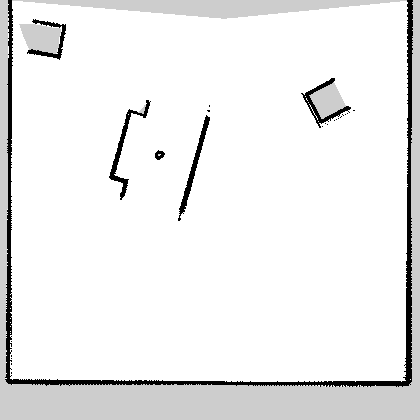
#> input picture scan_map/maps/raw_map.pgm, 420 x 420 px
$ python map_processor.py
#> lines starting #> are read from the running program, lines starting #| are printed output that depends on the picture; after the words box and inside, x2 and y2 are one past the last pixel; in counts of white or black regions, pixels touching at a corner belong together
import cv2
import numpy as np
import csv
import yaml
import os

_HERE   = os.path.dirname(os.path.abspath(__file__))
MAP_DIR = os.path.join(_HERE, "..", "maps")
TPL_DIR = os.path.join(_HERE, "..", "templates")
RAW_MAP = os.path.join(MAP_DIR, "raw_map.pgm")

TPL_RES   = 0.001
FINAL_RES = 0.01
PLANNER_RES = 0.05
FIELD_SIZE = 4.0

SCAN_BRIDGE = False

def load_scaled_template(filename, target_res):
    img = cv2.imread(os.path.join(TPL_DIR, filename), cv2.IMREAD_GRAYSCALE)
    if img is None:
        raise FileNotFoundError(f"Missing template: {filename}")
    img = np.where(img < 200, 255, 0).astype(np.uint8)  # black geometry → white mask
    if int(np.max(img)) == 0:
        return None
    ys, xs = np.where(img > 0)
    img = img[ys.min():ys.max()+1, xs.min():xs.max()+1]
    scale = TPL_RES / target_res
    w = max(1, int(round(img.shape[1] * scale)))
    h = max(1, int(round(img.shape[0] * scale)))
    return cv2.resize(img, (w, h), interpolation=cv2.INTER_NEAREST)


# [10 lines left out: function rotate_template_bound, not called in this run]


def ransac_detect_walls(binary_map, iterations=2500, threshold=2.0):
    """
    Uses RANSAC to greedily extract the 4 dominant wall lines.
    Computes intersections for the center and averages the 90-degree modulo angles for yaw.
    """
    ys, xs = np.where(binary_map > 0)
    if len(ys) == 0:
        return binary_map.shape[1]//2, binary_map.shape[0]//2, 0.0, 0.0

    pts = np.column_stack((xs, ys)).astype(np.float32)
    lines = []
    remaining_pts = pts.copy()

    for _ in range(4):
        if len(remaining_pts) < 10:
            break

        idx1 = np.random.randint(0, len(remaining_pts), iterations)
        idx2 = np.random.randint(0, len(remaining_pts), iterations)
        valid = idx1 != idx2
        p1 = remaining_pts[idx1[valid]]
        p2 = remaining_pts[idx2[valid]]

        dx = p2[:, 0] - p1[:, 0]
        dy = p2[:, 1] - p1[:, 1]
        norms = np.hypot(dx, dy)
        valid_norms = norms > 0

        p1, p2 = p1[valid_norms], p2[valid_norms]
        dx, dy, norms = dx[valid_norms], dy[valid_norms], norms[valid_norms]

        nx = -dy / norms
        ny = dx / norms
        c = -(nx * p1[:, 0] + ny * p1[:, 1])

        pts_x = remaining_pts[:, 0][:, np.newaxis]
        pts_y = remaining_pts[:, 1][:, np.newaxis]
        dists = np.abs(pts_x * nx + pts_y * ny + c)

        inliers = dists < threshold
        inlier_counts = np.sum(inliers, axis=0)

        best_idx = np.argmax(inlier_counts)
        best_mask = inliers[:, best_idx]

        # Refit with SVD for precision on the inliers
        inlier_pts = remaining_pts[best_mask]
        if len(inlier_pts) > 2:
            mean = np.mean(inlier_pts, axis=0)
            centered = inlier_pts - mean
            _, _, v = np.linalg.svd(centered)
            best_nx, best_ny = -v[0, 1], v[0, 0]
            best_c = -(best_nx * mean[0] + best_ny * mean[1])
        else:
            best_nx, best_ny, best_c = nx[best_idx], ny[best_idx], c[best_idx]

        lines.append((best_nx, best_ny, best_c))
        remaining_pts = remaining_pts[~best_mask]  # Remove inliers for the next wall

    if len(lines) < 2:
         return int(np.mean(pts[:, 0])), int(np.mean(pts[:, 1])), 0.0, 0.0

    # Compute the global orientation (average angle modulo 90 degrees)
    angles = [np.arctan2(ny, nx) for nx, ny, c in lines]
    angles_deg = np.degrees(angles) % 90
    angles_rad_90 = np.radians(angles_deg * 4)
    mean_angle_90 = np.arctan2(np.mean(np.sin(angles_rad_90)), np.mean(np.cos(angles_rad_90)))
    w_yaw = np.degrees(mean_angle_90 / 4)
    w_yaw = ((w_yaw + 45) % 90) - 45

    # Compute intersections of non-parallel lines to find the center
    corners = []
    for i in range(len(lines)):
        for j in range(i + 1, len(lines)):
            nx1, ny1, c1 = lines[i]
            nx2, ny2, c2 = lines[j]
            det = nx1 * ny2 - ny1 * nx2
            if abs(det) > 0.5:  # Intersect if lines are roughly orthogonal
                x = (ny1 * c2 - ny2 * c1) / det
                y = (nx2 * c1 - nx1 * c2) / det
                corners.append((x, y))

    corners = np.array(corners)
    if len(corners) > 0:
        w_cx, w_cy = np.median(corners[:, 0]), np.median(corners[:, 1])
    else:
        w_cx, w_cy = np.mean(pts[:, 0]), np.mean(pts[:, 1])

    return int(w_cx), int(w_cy), w_yaw, 1.0


# [79 lines left out: functions fit_template_overlap, detect_square_pyramid, erase_rotated_footprint, draw_on_map, not called in this run]


def main():
    os.makedirs(MAP_DIR, exist_ok=True)
    raw_map = cv2.imread(RAW_MAP, cv2.IMREAD_GRAYSCALE)
#> raw_map is the input picture: shape (420, 420); min 0, max 255, mean 237.3
    if raw_map is None:
        raise FileNotFoundError(f"raw_map.pgm not found at {RAW_MAP}")

    # --- NEW: Crop away all unvisited gray space (value 205) ---
    mapped_pixels = np.where(raw_map != 205)
#> mapped_pixels = 150243 positions, rows 0 to 386, columns 5 to 412
    if len(mapped_pixels[0]) > 0:
        y1, y2 = np.min(mapped_pixels[0]), np.max(mapped_pixels[0])
#> y1 = 0; y2 = 386
        x1, x2 = np.min(mapped_pixels[1]), np.max(mapped_pixels[1])
#> x1 = 5; x2 = 412

        # Add a small 10px buffer so we don't clip the edges
        h_raw, w_raw = raw_map.shape
#> h_raw = 420; w_raw = 420
        y1, y2 = max(0, y1 - 10), min(h_raw, y2 + 10)
#> y2 = 396
        x1, x2 = max(0, x1 - 10), min(w_raw, x2 + 10)
#> x1 = 0; x2 = 420

        raw_map = raw_map[y1:y2, x1:x2]
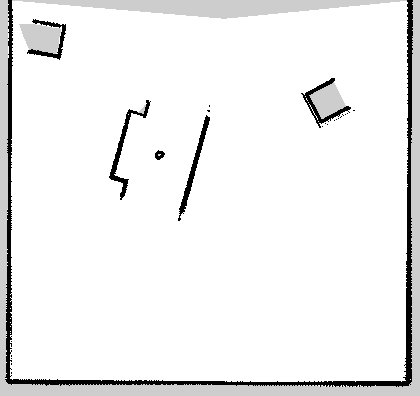
#> raw_map: shape (396, 420); min 0, max 255, mean 239.3
        print(f"[map_processor] Cropped raw_map to mapped bounds: {raw_map.shape}")
#| [map_processor] Cropped raw_map to mapped bounds: (396, 420)
    # -----------------------------------------------------------

    _, binary_map = cv2.threshold(raw_map, 200, 255, cv2.THRESH_BINARY_INV)
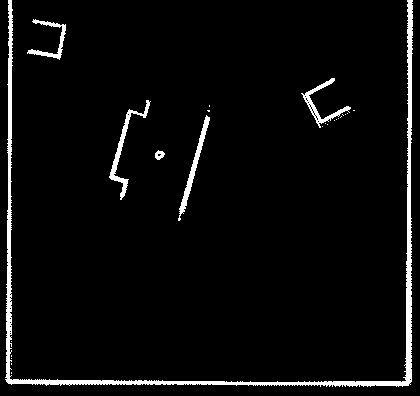
#> binary_map: shape (396, 420); 4.3% white; 24 white regions (18 under 20 px), largest, box (x1, y1, x2, y2) and area: (5, 0, 413, 387) 5105, (109, 100, 151, 200) 561, (178, 115, 210, 221) 523, (301, 78, 351, 128) 443, (27, 19, 66, 60) 362, (155, 150, 165, 160) 64
    object_map = binary_map.copy()
    wall_map   = cv2.dilate(binary_map, np.ones((5, 5), np.uint8))
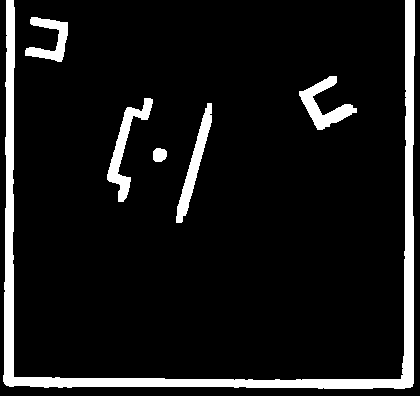
#> wall_map: shape (396, 420); 9.1% white; 6 white regions, box (x1, y1, x2, y2) and area: (3, 0, 415, 389) 10535, (107, 98, 153, 202) 1256, (176, 103, 212, 223) 1164, (299, 76, 357, 130) 1146, (25, 17, 68, 62) 869, (153, 148, 167, 162) 165

    # Replaced Template Matching with RANSAC
    w_cx, w_cy, w_yaw, w_score = ransac_detect_walls(wall_map)
#> in ransac_detect_walls, `ys, xs = np.where(binary_map > 0)`: ys = 15135 values from 0 to 388; xs = 15135 values, max 414 at index 17, min 3 at index 11382, mean 202.7
#> in ransac_detect_walls, `pts = np.column_stack((xs, ys)).astype(np.float32)`: pts = 15135 pairs, first value 3 to 414, second value 0 to 388
#> in ransac_detect_walls, `remaining_pts = pts.copy()`: remaining_pts has the same summary as pts
#> the loop in ransac_detect_walls, `for _ in range(4):` made 4 passes
#> (best_idx, mean, v, best_nx, best_ny, best_c) on passes 1 to 4: (1307, [207.6, 381.9], [[1, 0.00909], [-0.00909, 1]], -0.00909, 1, -380), (724, [408.5, 191.6], [[-0.017, 1], [1, 0.017]], -1, -0.017, 411.7), (1322, [9.78, 191], [[0.0103, 1], [-1, 0.0103]], -1, 0.0103, 7.8), (284, [194.3, 385.4], [[1, 0.00781], [-0.00781, 1]], -0.00781, 1, -383.9)
#> pass 1, in ransac_detect_walls, `dists = np.abs(pts_x * nx + pts_y * ny + c)`:
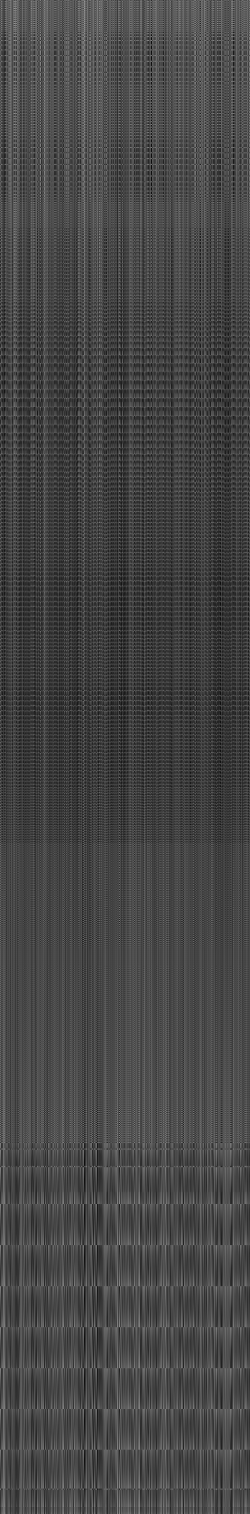
#> dists: shape (15135, 2500) float32 (shown at 1/10 size); min 0, max 541, mean 148.9; drawn with min black and max white
#> pass 1, in ransac_detect_walls, `inliers = dists < threshold`:
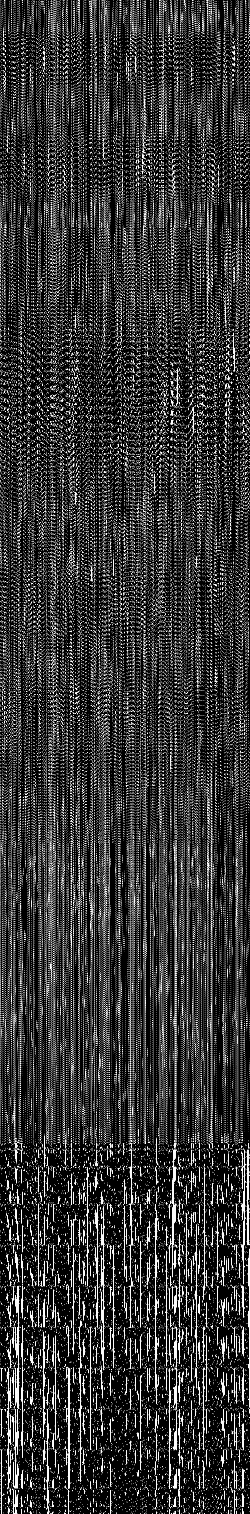
#> inliers: shape (15135, 2500) bool (shown at 1/10 size); 2.2% white in thin lines or dots
#> pass 2, in ransac_detect_walls, `inliers = dists < threshold`:
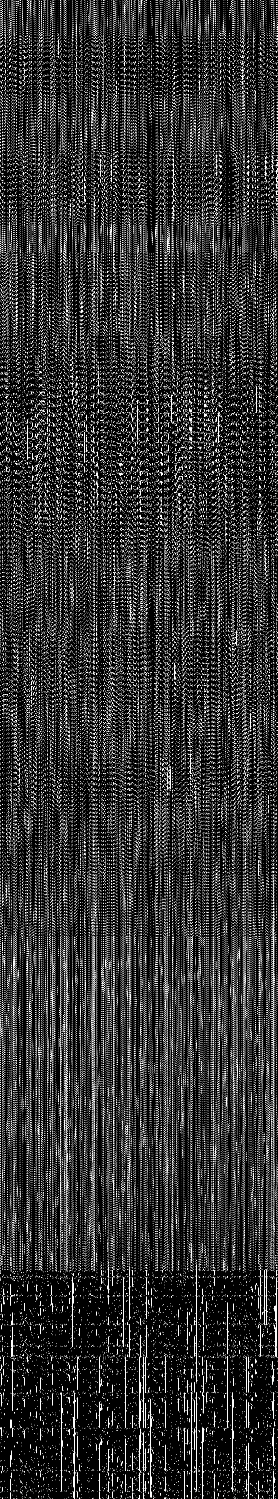
#> inliers: shape (13489, 2500) bool (shown at 1/9 size); 2.3% white in thin lines or dots
#> after the loop in ransac_detect_walls, `for _ in range(4):`: lines = [(-0.00909, 1, -380), (-1, -0.017, 411.7), (-1, 0.0103, 7.8), (-0.00781, 1, -383.9)]; remaining_pts = 9179 pairs, first value 3 to 414, second value 0 to 387
#> in ransac_detect_walls, `angles = [np.arctan2(ny, nx) for nx, ny, c in lines]`: angles = [1.58, -3.12, 3.13, 1.58]
#> in ransac_detect_walls, `angles_deg = np.degrees(angles) % 90`: angles_deg = [0.521, 0.973, 89.41, 0.448]
#> in ransac_detect_walls, `angles_rad_90 = np.radians(angles_deg * 4)`: angles_rad_90 = [0.0364, 0.0679, 6.24, 0.0312]
#> in ransac_detect_walls, `mean_angle_90 = np.arctan2(np.mean(np.sin(angles_rad_90)), np.mean(np...`: mean_angle_90 = 0.0236
#> in ransac_detect_walls, `w_yaw = np.degrees(mean_angle_90 / 4)`: w_yaw = 0.338
#> the loop in ransac_detect_walls, `for i in range(len(lines)):` made 4 passes
#> after the loop in ransac_detect_walls, `for i in range(len(lines)):`: corners = [(405.2, 383.7), (11.73, 380.1), (405.1, 387), (11.77, 384)]
#> in ransac_detect_walls, `corners = np.array(corners)`: corners = [[405.2, 383.7], [11.73, 380.1], [405.1, 387], [11.77, 384]]
#> in ransac_detect_walls, `w_cx, w_cy = np.median(corners[:, 0]), np.median(corners[:, 1])`: w_cx = 208.5; w_cy = 383.8
#> w_cx = 208; w_cy = 383; w_yaw = 0.338; w_score = 1
    print(f'[map_processor] RANSAC Wall fit: center=({w_cx},{w_cy}) yaw={w_yaw:.2f}°')
#| [map_processor] RANSAC Wall fit: center=(208,383) yaw=0.34°

    h_img, w_img = object_map.shape
#> h_img = 396; w_img = 420
    # This aligns the entire map using the RANSAC orientation BEFORE finding inner objects
    M_align = cv2.getRotationMatrix2D((w_cx, w_cy), w_yaw, 1.0)
#> M_align = [[1, 0.00589, -2.25], [-0.00589, 1, 1.23]]
    aligned_map = cv2.warpAffine(object_map, M_align, (w_img, h_img), flags=cv2.INTER_NEAREST)
#> aligned_map: shape (396, 420); 4.3% white; 24 white regions (18 under 20 px), largest, box (x1, y1, x2, y2) and area: (5, 0, 412, 387) 5099, (108, 100, 149, 201) 560, (177, 115, 208, 221) 523, (299, 77, 349, 127) 443, (25, 20, 64, 61) 362, (154, 150, 164, 160) 64

    half     = (FIELD_SIZE / FINAL_RES) / 2
    origin_x = int(w_cx - half)
#> origin_x = 8
    origin_y = int(w_cy + half)
#> origin_y = 583
    pixels   = int(FIELD_SIZE / FINAL_RES)

    margin = int(round(0.1 / FINAL_RES))
    sy1 = max(0, origin_y - pixels + margin);  sy2 = min(aligned_map.shape[0], origin_y - margin)
#> after `sy1 = max(0, origin_y - pixels + margin)`: sy1 = 193
#> after `sy2 = min(aligned_map.shape[0], origin_y - margin)`: sy2 = 396
    sx1 = max(0, origin_x + margin);           sx2 = min(aligned_map.shape[1], origin_x + pixels - margin)
#> after `sx1 = max(0, origin_x + margin)`: sx1 = 18
#> after `sx2 = min(aligned_map.shape[1], origin_x + pixels - margin)`: sx2 = 398
    search_map = np.zeros_like(aligned_map)
    search_map[sy1:sy2, sx1:sx2] = aligned_map[sy1:sy2, sx1:sx2]
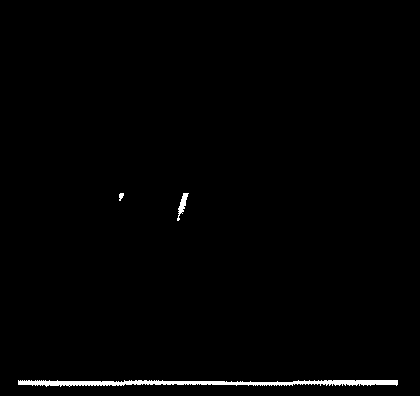
#> search_map: shape (396, 420); 1.1% white; 3 white regions, box (x1, y1, x2, y2) and area: (18, 380, 398, 387) 1604, (177, 193, 189, 221) 126, (119, 193, 124, 201) 28

    objects = [
        ("Bridge",    "bridge_lidar_scan.png",  "bridge_lidar_run.png",  "bridge_base.png"),
        ("Pyramid_1", "pyramid_lidar_scan.png", "pyramid_lidar_run.png", "pyramid_base.png"),
        ("Pyramid_2", "pyramid_lidar_scan.png", "pyramid_lidar_run.png", "pyramid_base.png"),
    ]
    bridge_scales = np.round(np.arange(0.85, 1.55, 0.05), 2)

    canvas_size = pixels + 2 * margin
    planner_canvas = np.zeros((canvas_size, canvas_size), dtype=np.uint8)
    lidar_canvas   = np.zeros((canvas_size, canvas_size), dtype=np.uint8)
    planner_canvas[margin:margin+pixels, margin:margin+pixels] = 255
    lidar_canvas[margin:margin+pixels,   margin:margin+pixels] = 255

    landmarks = []

    for name, scan_png, run_png, base_png in objects:
        if SCAN_BRIDGE:
            scan_tmp = load_scaled_template(scan_png, FINAL_RES)
        else:
            scan_tmp = load_scaled_template(run_png, FINAL_RES)
        run_tmp  = load_scaled_template(run_png, FINAL_RES)
        base_tmp = load_scaled_template(base_png, FINAL_RES)

        if SCAN_BRIDGE and scan_tmp is None:
            print(f'[map_processor] {name}: scan template empty, skipping')
            continue

        is_pyramid = name.startswith("Pyramid")
        is_bridge  = name.startswith("Bridge")

        if is_pyramid:
            result = detect_square_pyramid(search_map, scan_tmp)
            if result is None:
                print(f'[map_processor] {name}: no square contour found, skipping')
                continue
            cx, cy, oyaw, score, rotated = result
        elif SCAN_BRIDGE and is_bridge:
            cx, cy, oyaw, score, rotated = fit_template_overlap(
                search_map, scan_tmp, range(0, 360, 2), scales=bridge_scales)
        else:
            cx, cy, oyaw, score, rotated = 0.0, 0.0, 0.0, 0.0, None

        print(f'[map_processor] {name}: center=({cx},{cy}) yaw={oyaw}° score={score:.3f}')

        if SCAN_BRIDGE and score < 0.10:
            print(f'[map_processor] {name}: score below 0.10, skipping')
            continue

        if rotated is not None:
            erase_rotated_footprint(search_map, rotated, cx, cy)

        if not SCAN_BRIDGE and is_bridge:
            mx, my, rel_yaw = 1.5, 2.0, 0.0
        else:
            mx      = (cx - origin_x) * FINAL_RES
            my      = (origin_y - cy) * FINAL_RES
            rel_yaw = oyaw % 360

        landmarks.append((name, mx, my, rel_yaw))

        px_x = int(mx / FINAL_RES) + margin
        px_y = pixels - int(my / FINAL_RES) + margin

        if is_pyramid:
            # [8 lines left out: function make_hollow, not called in this run]
            run_tmp  = make_hollow(run_tmp.shape)  if run_tmp  is not None else None
            base_tmp = np.full(base_tmp.shape, 255, dtype=np.uint8) if base_tmp is not None else None

        draw_on_map(lidar_canvas,   run_tmp,  px_x, px_y, rel_yaw)
        draw_on_map(planner_canvas, base_tmp, px_x, px_y, rel_yaw)

    scale = FINAL_RES / PLANNER_RES
    new_size = (int(planner_canvas.shape[1] * scale), int(planner_canvas.shape[0] * scale))
    planner_canvas = cv2.resize(planner_canvas, new_size, interpolation=cv2.INTER_NEAREST)

    with open(os.path.join(MAP_DIR, "landmarks.csv"), 'w', newline='') as f:
        writer = csv.writer(f)
        writer.writerow(["Object_Type", "X", "Y", "Yaw_Degrees"])
        writer.writerows(landmarks)

    cv2.imwrite(os.path.join(MAP_DIR, "planner_map.pgm"), planner_canvas)
    cv2.imwrite(os.path.join(MAP_DIR, "lidar_map.pgm"),   lidar_canvas)

    yaml_lidar = {"resolution": FINAL_RES, "image": "lidar_map.pgm", "origin": [-2.1, -2.1, 0.0],
                 "occupied_thresh": 0.65, "free_thresh": 0.25, "negate": 0}
    yaml_planner = {"resolution": PLANNER_RES, "image": "planner_map.pgm", "origin": [-2.1, -2.1, 0.0],
                 "occupied_thresh": 0.65, "free_thresh": 0.25, "negate": 0}

    with open(os.path.join(MAP_DIR, "lidar_map.yaml"), 'w') as f:
        yaml.dump(yaml_lidar, f, default_flow_style=False)
    with open(os.path.join(MAP_DIR, "planner_map.yaml"), 'w') as f:
        yaml.dump(yaml_planner, f, default_flow_style=False)

    print(f"Done — landmarks, planner_map, lidar_map written to {MAP_DIR}")


if __name__ == "__main__":
#> (the run stopped early here; a loop or call above may not have finished)
